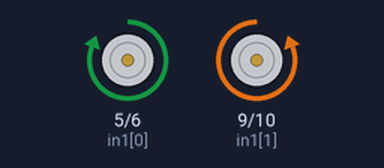
The sketch below on a simulated Arduino Uno, built with avr-gcc and run on an emulated ATmega328P. On the bench: motor-driver pin pairs drawn as motors (green arrow = first pin HIGH = forward, orange = second pin HIGH = backward, longer = more drive).

Above: at 1.5 s.
At 4.7 s:
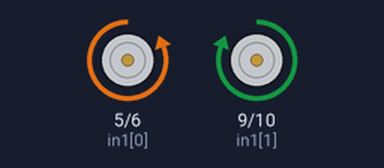
Timing chart, 0 to 8.2 s (numbered marks = the images above):
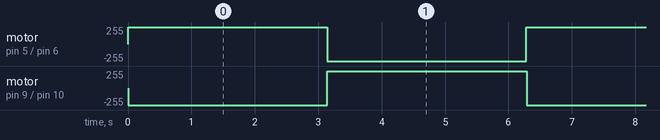

Measured:
- by itself, motor on pin 5 (in1[0]) / pin 6 (in2[0]), motor on pin 9 (in1[1]) / pin 10 (in2[1]): alternates forward 255/255 for 3.1 s and backward 255/255 for 3.1 s

The sketch:

MultiServo.ino
```cpp
#include <util/atomic.h>
class SimplePID {
  private:
    float kp, kd, ki, umax;
    float eprev, eintegral;
  public:
    SimplePID() : kp(1), kd(0), ki(0), umax(255), eprev(0.0), eintegral(0.0) {}
    void setParams(float kpIn, float kdIn, float kiIn, float umaxIn) {
      kp = kpIn; kd = kdIn; ki = kiIn, umax = umaxIn;
    }
    void  evalu(int value, int target, float deltaT, int &pwr, int &dir) {
      int e = target - value;

      float dedt = (e - eprev) / (deltaT);
      float u = kp * e + kd * dedt + ki * eintegral;
      pwr = (int)fabs(u);
      if (pwr > umax) {
        pwr = umax;
      }
      dir = 1;
      if (u < 0) {
        dir = -1;
      }
      eprev = e;
    }
};
#define NMOTORS 2
#define ENCA 0
#define ENCB 7
const int enca[] = {0, 1};
const int encb[] = {7, 8};
const int in1[] = {5, 9};
const int in2[] = {6, 10};
long prevT = 0;
int pos = 0;
volatile int posi[] = {0, 0};
SimplePID pid[NMOTORS];
void setup() {
  // put your setup code here, to run once:
  Serial.begin(9600);
  for (int k = 0; k < NMOTORS; k++) {
    pinMode(enca[k], INPUT);
    pinMode(encb[k], INPUT);
    pinMode(in1[k], OUTPUT);
    pinMode(in2[k], OUTPUT);
    pid[k].setParams(1, 0, 0, 255);

  }
  attachInterrupt(digitalPinToInterrupt(enca[0]), readEncoder<0>, RISING);
  attachInterrupt(digitalPinToInterrupt(enca[1]), readEncoder<1>, RISING);

}

void loop() {
  // put your main code here, to run repeatedly:
  int target[NMOTORS];
  target[0] = 750 * sin(prevT / 1e6);
  target[1] = -750 * sin(prevT / 1e6);
  long currT = micros();
  float deltaT = ((float)(currT - prevT)) / (1.0e6);
  prevT = currT;
  int pos[NMOTORS];
  ATOMIC_BLOCK(ATOMIC_RESTORESTATE) {
    for (int k = 0; k < NMOTORS; k++) {
      pos[k] = posi[k];
    }
  }
  //loop through the motors
  for (int k = 0; k < NMOTORS; k++) {
    int pwr, dir;
    pid[k].evalu(pos[k],target[k],deltaT,pwr,dir);
    //signal the motor
    setMotor(dir, in1[k], in2[k]);
  }
}
void setMotor(int dir, int in1, int in2) {
  if (dir == 1) {
    digitalWrite(in1, 100);
    digitalWrite(in2, 0);
  }
  else if (dir == -1) {
    digitalWrite(in1, 0);
    digitalWrite(in2, 100);
  }
  else {
    digitalWrite(in1, 0);
    digitalWrite(in2, 0);
  }
}
template <int j>
void readEncoder() {
  int b = digitalRead(encb[j]);
  if (b > 0) {
    posi[j]++;
  }
  else {
    posi[j]--;
  }
}
```
